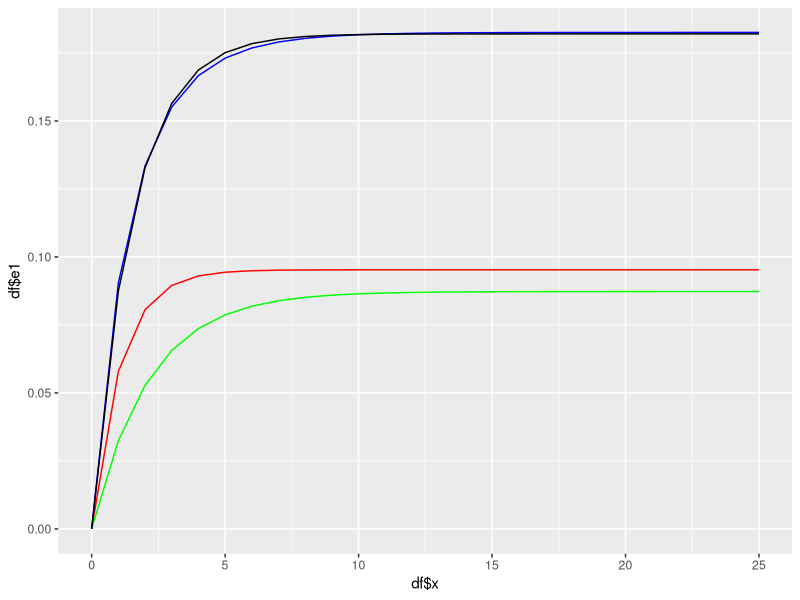
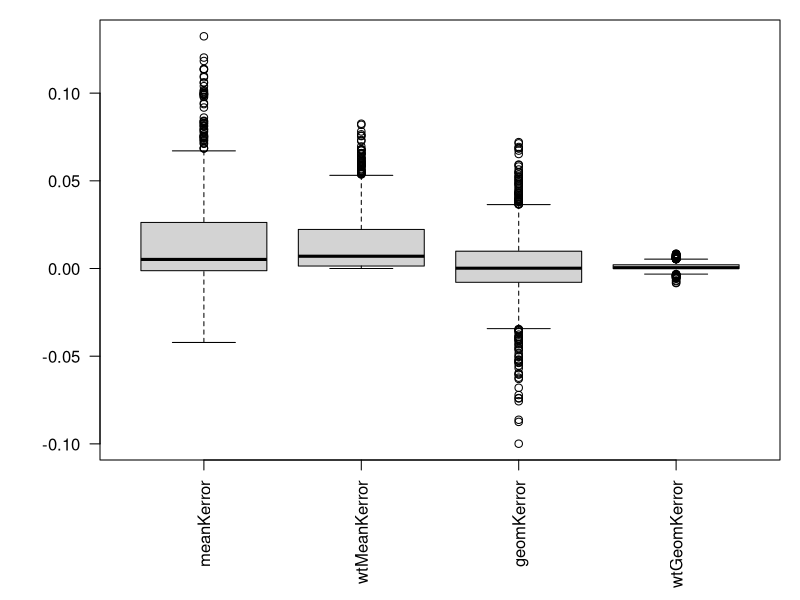

Here is the R script that generated these plots, in order:
## ---- chunk 1
######### INPUT YOUR VALUES HERE #############
KLOW <- 0.14
KHI  <- 0.64
BLOW <- 165
BHI  <- 496
NumRuns <- 1000 # number of runs to sample
XMAX <- 25 # range of x values to evaluate the exp curve
##############################################
KWTGE <- exp((BLOW*log(KLOW)+BHI*log(KHI))/(BLOW+BHI))
BSUM <- (BLOW + BHI)
## ---- chunk 2
library(permute)
library(ggplot2)
library(reshape2)
library(nlme)
set.seed(42)
getdf <- function(k1,k2,b1,b2) {
    x <- 0:XMAX
    k3 <- (k1+k2)/2
    e1 <- b1*(1-exp(-k1*x))
    e2 <- b2*(1-exp(-k2*x))
    e3 <- e1 + e2
    df <- data.frame(x,e3)
    mod <- nls(e3 ~ b*(1-exp(-k * x)), data = df, 
               start = list(k = k1+k1, b = b1+b2))
    eres <- coef(mod)[2]*(1-exp(-coef(mod)[1]*x))
    print(paste("k1",k1," k2",k2," fitted k",coef(mod)[1]))
    print(paste("arith mean", (k1+k2)/2, " geom mean",sqrt(k1*k2)))
    print(paste("weighted geom mean ",exp((b1*log(k1) + b2*log(k2))/(b1+b2))))
    print(paste("sum of bs ",b1+b2, " fitted B ", coef(mod)[2]))
    df2 <- data.frame(x,e1,e2,e3,eres)
}
ggplot(df <- getdf(0.9361045, 0.4646047, 0.09528066, 0.08728357), 
       aes(df$x)) +                    
    geom_line(aes(y=df$e1), colour="red") +  
    geom_line(aes(y=df$e2), colour="green") +
    geom_line(aes(y=df$e3), colour="blue") +
    geom_line(aes(y=df$eres), colour="black")
## ---- chunk 3
fitdf <- function(klo, khi, blo, bhi, samps) {
    set.seed(42)
    x <- 0:XMAX
    k1s <- runif(samps, klo,khi)
    b1s <- runif(samps, blo,bhi)
    k2s <- runif(samps, klo,khi)
    b2s <- runif(samps, blo,bhi)
    arow<-NULL
    for (i in 1:samps){
        k1<-k1s[[i]]; k2<-k2s[[i]];b1<-b1s[[i]];b2<-b2s[[i]]
        e1 <- b1*(1-exp(-k1*x))
        e2 <- b2*(1-exp(-k2*x))
        e3 <- e1 + e2
        tmpdf <- data.frame(x,e3)
        mod <- nls(e3 ~ b*(1-exp(-k * x)), data = tmpdf, 
                   start = list(k = KWTGE, b = BSUM))
        arow <- rbind(arow,matrix(c(XMAX,k1,k2,b1,b2,
                                    e1[[XMAX]]/b1,e2[[XMAX]]/b2,
                                    coef(mod)[1],coef(mod)[2]),
                                  nrow = 1))
    }
    arow
}
## ---- chunk 4

df <- data.frame(fitdf(KLOW,KHI,BLOW,BHI,NumRuns))
colnames(df)<- c("Samps","K1","K2","B1","B2","%ofB1","%ofB2","fitK","fitB")
print(head(df),digits = 4)
## ---- chunk 5
df$MeanK <- (df$K1+df$K2)/2
df$WtMeanK<- (df$B1*df$K1 + df$B2*df$K2)/(df$B1 + df$B2)
df$GeomK <- exp((log(df$K1)+log(df$K2))/2)
df$WtGeomK<- exp((df$B1*log(df$K1)+df$B2*log(df$K2))/(df$B1+df$B2))

df$meanKerror<-df$MeanK-df$fitK
df$wtMeanKerror<-df$WtMeanK-df$fitK
df$geomKerror<-df$GeomK-df$fitK
df$wtGeomKerror<-df$WtGeomK-df$fitK

meanSD <- sd(df$meanKerror)
wtMeanSD <- sd(df$wtMeanKerror)
geomSD <- sd(df$geomKerror)
wtGeomSD <- sd(df$wtGeomKerror)

## ---- chunk 6
KMEAN <- (KLOW + KHI)/2
print(paste("Summary of errors from ", NumRuns, " samples of sums of 2 exponentials, relative to mean K value of ", KMEAN, ":"))


print(paste("SD of Mean K=", format(meanSD, digits = 3),
            ", Percent of mean K=", format(100*meanSD/KMEAN, digits = 3),"%"))

print(paste("SD of weighted Mean K=", format(wtMeanSD, digits = 3), 
            ", Percent of mean K=", format(100*wtMeanSD/KMEAN, digits = 3),"%"))

print(paste("SD of Geom Mean K=", format(geomSD, digits = 3), 
            ", Percent of mean K=", format(100*geomSD/KMEAN, digits = 3),"%"))

print(paste("SD of weighted Geom Mean K=", format(wtGeomSD, digits = 3), 
            ", Percent of mean K=", format(100*wtGeomSD/KMEAN, digits = 3),"%"))

bpdf <- df[,c("meanKerror","wtMeanKerror","geomKerror","wtGeomKerror")]
par(mar=c(7,5,1,1))
boxplot(bpdf,las=2)
